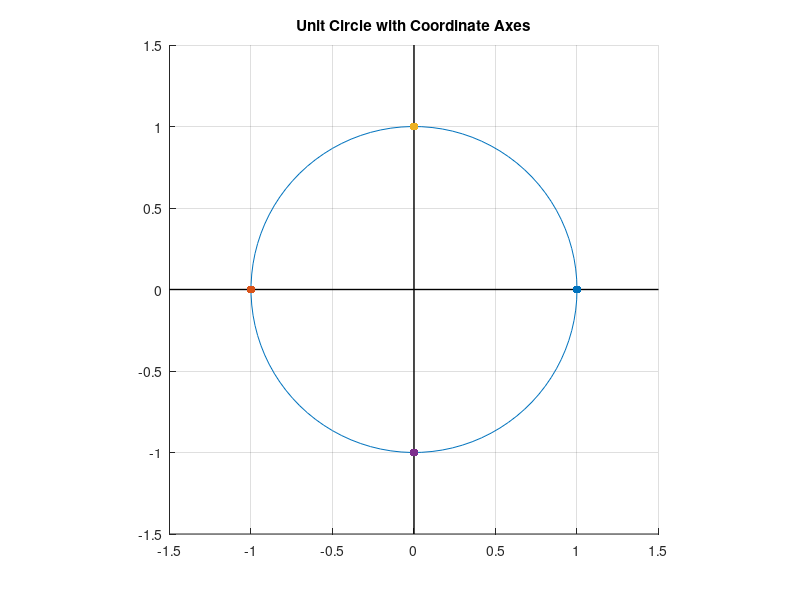

The MATLAB script that drew this image:
% plots a circle in area [-2,2] in both x and y axis with coordinate axes
fprintf("sin(1): %d\n", sin(deg2rad(1)));
fprintf("sin(0): %d\n", sin(deg2rad(0)));
fprintf("cos(1): %d\n", cos(deg2rad(1)));
fprintf("cos(0): %d\n", cos(deg2rad(0)));

% Plot the axes lines first
hold on  % allows multiple plots on same figure
plot([-1.5 1.5], [0 0], 'k-', 'LineWidth', 1)  % x-axis in both x and y axis
plot([0 0], [-1.5 1.5], 'k-', 'LineWidth', 1)  % y-axis

% Plot the circle
theta = linspace(0, 2*pi, 100);  % create 100 points around the circle
r = 1;  % radius of the circle
x = r * cos(theta);  % x coordinates
y = r * sin(theta);  % y coordinates

plot(x, y);  % plot the circle
axis equal;  % make the aspect ratio 1:1
grid on;     % add grid
xlim([-1.5 1.5]);  % set x axis limits
ylim([-1.5 1.5]);  % set y axis limits
title('Unit Circle with Coordinate Axes');

scatter(1, 0, 'filled');
scatter(-1, 0, 'filled');
scatter(0, 1, 'filled');
scatter(0, -1, 'filled');


hold off    % release the plot hold
